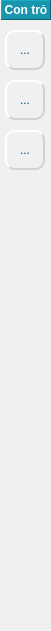
   <widget class="QFrame" name="frame_toolTrack">
    <property name="geometry">
     <rect>
      <x>-1</x>
      <y>39</y>
      <width>51</width>
      <height>631</height>
     </rect>
    </property>
    <property name="styleSheet">
     <string notr="true">background-color: rgb(240, 240, 240);</string>
    </property>
    <property name="frameShape">
     <enum>QFrame::NoFrame</enum>
    </property>
    <property name="frameShadow">
     <enum>QFrame::Raised</enum>
    </property>
    <widget class="QToolButton" name="toolButton_toolCrosshair">
     <property name="geometry">
      <rect>
       <x>5</x>
       <y>30</y>
       <width>40</width>
       <height>40</height>
      </rect>
     </property>
     <property name="toolTip">
      <string>Con trỏ chữ thập</string>
     </property>
     <property name="styleSheet">
      <string notr="true">QToolButton{
color: rgb(2, 87, 122);
background-color: rgb(240, 240, 240);
border-color: rgb(210, 210, 210);
border-style: outset;
border-width: 2px;
border-radius: 10px;
}
QToolButton:hover{
border-width: 0px;
background-color: rgb(25, 149, 173);
color: rgb(255, 255, 255);
}</string>
     </property>
     <property name="text">
      <string>...</string>
     </property>
     <property name="icon">
      <iconset resource="../chart.qrc">
       <normaloff>:/icon/chart/iconChartCrosshair_Off.jpg</normaloff>
       <activeoff>:/icon/chart/iconChartCrosshair_On.jpg</activeoff>:/icon/chart/iconChartCrosshair_Off.jpg</iconset>
     </property>
     <property name="iconSize">
      <size>
       <width>30</width>
       <height>30</height>
      </size>
     </property>
     <property name="autoRaise">
      <bool>true</bool>
     </property>
    </widget>
    <widget class="QToolButton" name="toolButton_toolCallout">
     <property name="geometry">
      <rect>
       <x>5</x>
       <y>80</y>
       <width>40</width>
       <height>40</height>
      </rect>
     </property>
     <property name="toolTip">
      <string>Bắt điểm trên đường đồ thị</string>
     </property>
     <property name="styleSheet">
      <string notr="true">QToolButton{
color: rgb(2, 87, 122);
background-color: rgb(240, 240, 240);
border-color: rgb(210, 210, 210);
border-style: outset;
border-width: 2px;
border-radius: 10px;
}
QToolButton:hover{
border-width: 0px;
background-color: rgb(25, 149, 173);
color: rgb(255, 255, 255);
}</string>
     </property>
     <property name="text">
      <string>...</string>
     </property>
     <property name="icon">
      <iconset resource="../chart.qrc">
       <normaloff>:/icon/chart/iconChartCallout_Off.jpg</normaloff>
       <activeoff>:/icon/chart/iconChartCallout_On.jpg</activeoff>:/icon/chart/iconChartCallout_Off.jpg</iconset>
     </property>
     <property name="iconSize">
      <size>
       <width>30</width>
       <height>30</height>
      </size>
     </property>
     <property name="autoRaise">
      <bool>true</bool>
     </property>
    </widget>
    <widget class="QLabel" name="label_6">
     <property name="geometry">
      <rect>
       <x>1</x>
       <y>0</y>
       <width>50</width>
       <height>20</height>
      </rect>
     </property>
     <property name="font">
      <font>
       <bold>true</bold>
      </font>
     </property>
     <property name="styleSheet">
      <string notr="true">color: rgb(255, 255, 255);
background-color: rgb(25, 149, 173);</string>
     </property>
     <property name="frameShape">
      <enum>QFrame::Panel</enum>
     </property>
     <property name="frameShadow">
      <enum>QFrame::Raised</enum>
     </property>
     <property name="text">
      <string>Con trỏ</string>
     </property>
     <property name="alignment">
      <set>Qt::AlignCenter</set>
     </property>
    </widget>
    <widget class="QToolButton" name="toolButton_toolHideSeries">
     <property name="geometry">
      <rect>
       <x>5</x>
       <y>130</y>
       <width>40</width>
       <height>40</height>
      </rect>
     </property>
     <property name="toolTip">
      <string>Ẩn hiện đồ thị</string>
     </property>
     <property name="styleSheet">
      <string notr="true">QToolButton{
color: rgb(2, 87, 122);
background-color: rgb(240, 240, 240);
border-color: rgb(210, 210, 210);
border-style: outset;
border-width: 2px;
border-radius: 10px;
}
QToolButton:hover{
border-width: 0px;
background-color: rgb(25, 149, 173);
color: rgb(255, 255, 255);
}</string>
     </property>
     <property name="text">
      <string>...</string>
     </property>
     <property name="icon">
      <iconset resource="../chart.qrc">
       <normaloff>:/icon/chart/iconSeriesCheck_Off.jpg</normaloff>
       <activeoff>:/icon/chart/iconSeriesCheck_On.jpg</activeoff>:/icon/chart/iconSeriesCheck_Off.jpg</iconset>
     </property>
     <property name="iconSize">
      <size>
       <width>30</width>
       <height>30</height>
      </size>
     </property>
     <property name="autoRaise">
      <bool>true</bool>
     </property>
    </widget>
   </widget>
